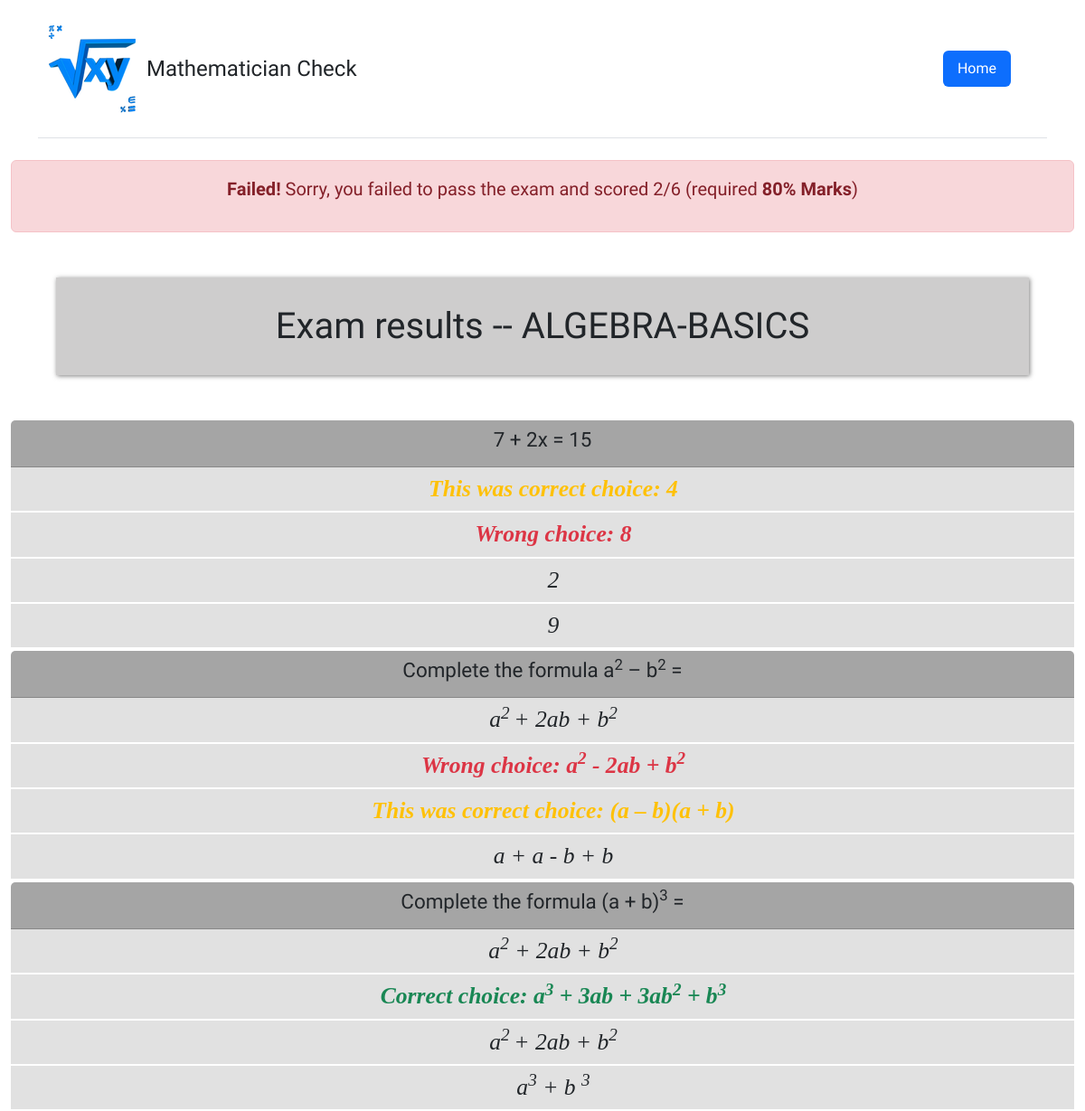
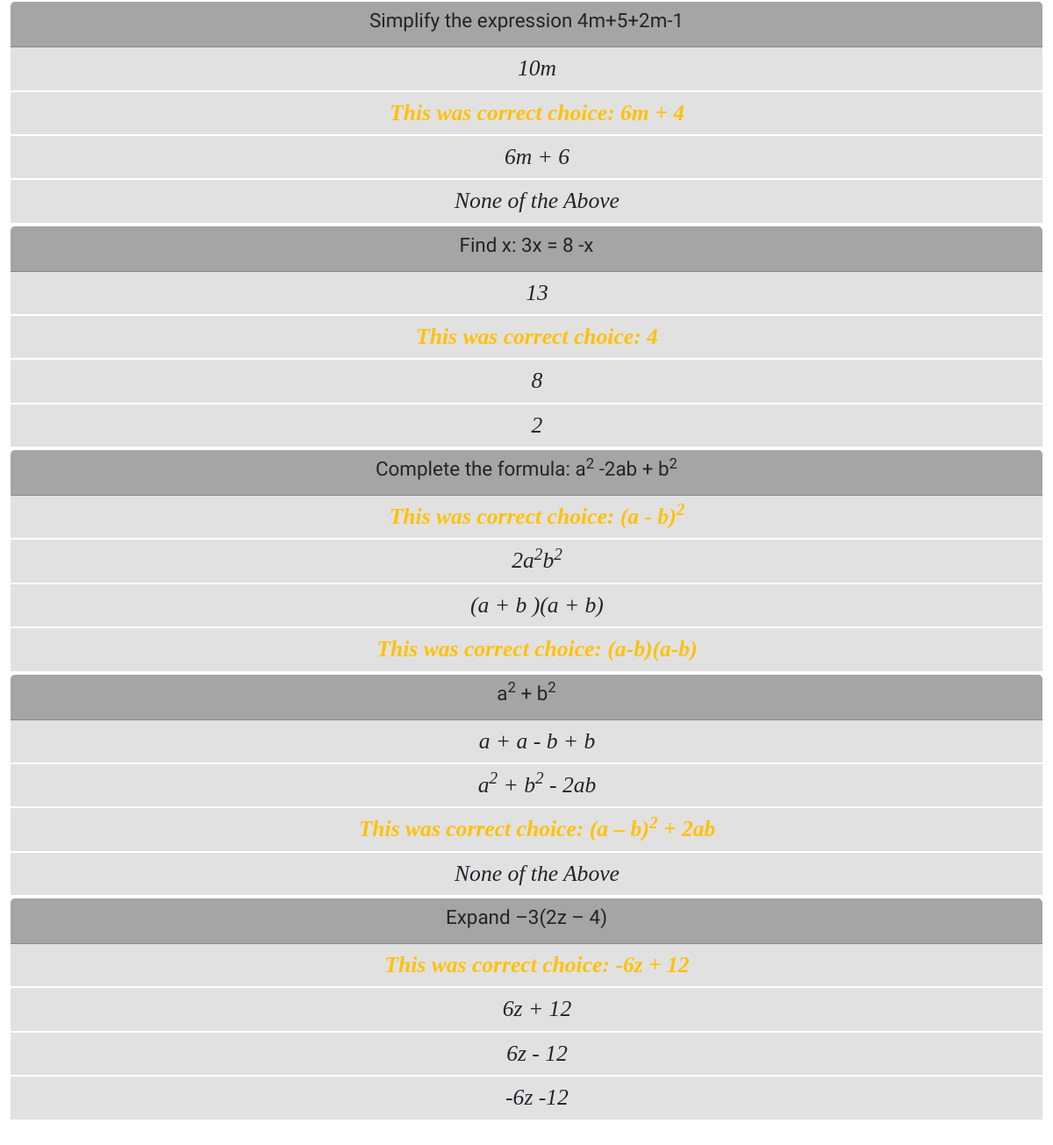
Screenshot of /quiz/test/submission/1/1/result/ with the database file from the repository (2 pictures, top to bottom).
### Quiz/models.py (models this page shows)
class Test(models.Model):
    name = models.CharField(default='', max_length=20)

class Question(models.Model):
    question_text = models.CharField(max_length=1000, default='What is the ans of 2 + 2')
    question_mark = models.IntegerField(default=2)
    Course = models.ForeignKey(Test, on_delete=models.CASCADE, null=True)

class Answer(models.Model):
    choice_text = models.CharField(max_length=20000)
    choice_qs = models.ForeignKey(Question, on_delete=models.CASCADE)
    is_correct =  models.BooleanField(default=False)

### Quiz/views.py (the view)
# urls.py: path('test/submission/<int:test_id>/<int:submission_id>/result/',views.show_exam_result, name='show_exam_result'),
def show_exam_result(request, test_id, submission_id):
    test = get_object_or_404(Test, pk=test_id)
    choices =  Submission.objects.get(id=submission_id)
    total_marks = 0
    marks = 0
    context = {}
    qs = [ids.choice_qs.id for ids in choices.choices.all()]
    dup = []
    for id in qs:
        if id not in dup:
            dup.append(id)
    corrQs = []
    for querries in dup:
        for i in Question.objects.get(id=querries).answer_set.all():
            if i.is_correct:
                print(i.choice_text)
                total_marks += i.choice_qs.question_mark
            if i.is_correct and i not in choices.choices.all():
                pass
            elif i.is_correct and i in choices.choices.all():
                print(i.choice_text)
                marks += i.choice_qs.question_mark
                print('WOW')
                corrQs.append(i.choice_qs)
                print(marks)
            elif not i.is_correct and i in choices.choices.all():
                if i.choice_qs in corrQs:
                    marks -= i.choice_qs.question_mark
                    corrQs.remove(i.choice_qs)
    if marks < 0:
        marks = 0
    grade = (marks/total_marks) * 100
    grade = '{}'.format(grade)
    context['grade'] = float(grade)
    context['total'] = int(total_marks)
    context['marks'] = int(marks)
    context['Question'] = qs
    context['course'] = test
    context['selected'] = choices.choices.all()
    return render(request, 'quiz/result.html', context)

### Quiz/templates/Quiz/result.html (shortened to what this page needs)
<!DOCTYPE html>
<html lang="en">
<head>
    {% load static %}
    <link href="https://cdn.jsdelivr.net/npm/bootstrap@5.2.0/dist/css/bootstrap.min.css" rel="stylesheet">
    <link href="{% static 'home.css' %}" rel="stylesheet">
    <link href="{% static 'assignment.css' %}" rel="stylesheet">
</head>
<body>
 <div class="container">
        <header class="d-flex flex-wrap justify-content-center py-3 mb-4 border-bottom">
          <a href="/" class="d-flex align-items-center mb-3 mb-md-0 me-md-auto text-dark text-decoration-none" style="margin-right:50px;">
            <img src="/media/logo.png">
            <span class="fs-4">Mathematician Check</span>
          </a>
          <ul class="nav nav-pills">
            <li class="nav-item"><a href="" class="nav-link active" aria-current="page" style="margin: 40px; margin-bottom:0;">Home</a></li>
          </ul>
        </header>
      </div>
<div class="container-fluid">
    {% if grade >= 80 %}
    <div class="alert alert-success">
       <p class="text-center" style="font-size:20px"><b>Congratulations!  </b>You passed the exam with {{ grade }}% marks and scored {{ marks }}/{{ total }}</p>
    </div>
    <div class="text-center">
        <a href="https://twitter.com/compose/tweet?text=Heyt here! I passed the online {{ course.name }} test by @iPythonista Marks:{{marks}}/{{ total }}" class="btn btn-primary" style="width:fit-content;"><svg xmlns="http://www.w3.org/2000/svg" width="24" height="24" fill="currentColor" class="bi bi-twitter" viewBox="0 0 16 16">
            <path d="M5.026 15c6.038 0 9.341-5.003 9.341-9.334 0-.14 0-.282-.006-.422A6.685 6.685 0 0 0 16 3.542a6.658 6.658 0 0 1-1.889.518 3.301 3.301 0 0 0 1.447-1.817 6.533 6.533 0 0 1-2.087.793A3.286 3.286 0 0 0 7.875 6.03a9.325 9.325 0 0 1-6.767-3.429 3.289 3.289 0 0 0 1.018 4.382A3.323 3.323 0 0 1 .64 6.575v.045a3.288 3.288 0 0 0 2.632 3.218 3.203 3.203 0 0 1-.865.115 3.23 3.23 0 0 1-.614-.057 3.283 3.283 0 0 0 3.067 2.277A6.588 6.588 0 0 1 .78 13.58a6.32 6.32 0 0 1-.78-.045A9.344 9.344 0 0 0 5.026 15z"/>
          </svg> Tweet results </a>
    </div>
        {% else %}
        <div class="alert alert-danger">
            <p class="text-center" style="font-size:20px"><b>Failed! </b>Sorry,  you failed to pass the exam and scored {{ marks }}/{{ total }}  (required <b> 80% Marks</b>)</p>
        </div>
        {% endif %}
        <div class="card-columns-vertical mt-1" id="questionform">
        <h1 class="text-center">Exam results  -- {{course.name | upper}}</h1>
        <form id="questionForm">
        {% for question in course.question_set.all %}
            <div class="card mt-1">
                <div class="card-header"><h5>{{ question.question_text | safe}}</h5></div>
                <div class="form-group">
                    {% for choice in question.answer_set.all %}
                    {% if choice.choice_text != '' %}
                    <div class="form-check">
                        {% if choice in selected and choice.is_correct %}
                            <label class="form-check-label text-success" ><b> Correct choice: {{ choice.choice_text| safe }} </b></label>
                        {% elif not choice.is_correct and choice in selected  %}
                                <label class="form-check-label text-danger"><b> Wrong choice: {{ choice.choice_text | safe}} </b></label>
                        {% elif choice.is_correct and choice not in selected  %}
                            <label class="form-check-label text-warning"><b> This was correct choice: {{ choice.choice_text | safe}} </b></label>
                        {% else %}
                       <label class="form-check-label">{{ choice.choice_text | safe }}</label>
                        {% endif %}{% endif %}
                    </div>{% endfor %}{% endfor %}
                </div>
            </div>
        </form>
        </div>
</body>
</html>

### static/home.css (style rules this page uses)
label { font-size: 1.6em; font-family: Georgia, 'Times New Roman', Times, serif ; font-style: italic; font-weight: bold; text-align: center; }
.card { border: 1px solid black; text-align: center; }

### static/assignment.css (style rules this page uses)
body { font-family:'Domine', serif; }
label { font-weight: normal; }
label,input { margin:5px; }
.card-header { background-color: #a5a5a5; }
.form-check { background-color: #e1e1e1; }
h1 { margin: 50px; box-shadow: #7e7e7e 1px 1px 5px; padding: 30px; background-color: #cecdcd; }
h5 { font-size: 1.4rem; }

### Quiz/templates/Quiz/result.html (style rules this page uses)
label { margin:5px; }
form { margin-bottom:150px; }
.card { border:0; }

### rows the page displays
Test: name "ALGEBRA-BASICS"
Question: question_text "7 + 2x = 15"
Answer: choice_text "4"
Answer: choice_text "8"
Answer: choice_text "2"
Answer: choice_text "9"
Question: question_text "Complete the formula a 2 – b 2 ="
Answer: choice_text "a 2 + 2ab + b 2"
Answer: choice_text "a 2 - 2ab + b 2"
Answer: choice_text "(a – b)(a + b)"
Answer: choice_text "a + a - b + b"
Question: question_text "Complete the formula (a + b) 3 ="
Answer: choice_text "a 2 + 2ab + b 2"
Answer: choice_text "a 3 + 3ab + 3ab 2 + b 3"
Answer: choice_text "a 2 + 2ab + b 2"
Answer: choice_text "a 3 + b 3"
Question: question_text "Simplify the expression 4m+5+2m-1"
Answer: choice_text "10m"
Answer: choice_text "6m + 4"
Answer: choice_text "6m + 6"
Answer: choice_text "None of the Above"
Question: question_text "Find x: 3x = 8 -x"
Answer: choice_text "13"
Answer: choice_text "4"
Answer: choice_text "8"
Answer: choice_text "2"
Question: question_text "Complete the formula: a 2 -2ab + b 2"
Answer: choice_text "(a - b) 2"
Answer: choice_text "2a 2 b 2"
Answer: choice_text "(a + b )(a + b)"
Answer: choice_text "(a-b)(a-b)"
Question: question_text "a 2 + b 2"
Answer: choice_text "a + a - b + b"
Answer: choice_text "a 2 + b 2 - 2ab"
Answer: choice_text "(a – b) 2 + 2ab"
Answer: choice_text "None of the Above"
Question: question_text "Expand –3(2z – 4)"
Answer: choice_text "-6z + 12"
Answer: choice_text "6z + 12"
Answer: choice_text "6z - 12"
Answer: choice_text "-6z -12"

### other values shown
{{ marks }} "2"
{{ total }} "6"
